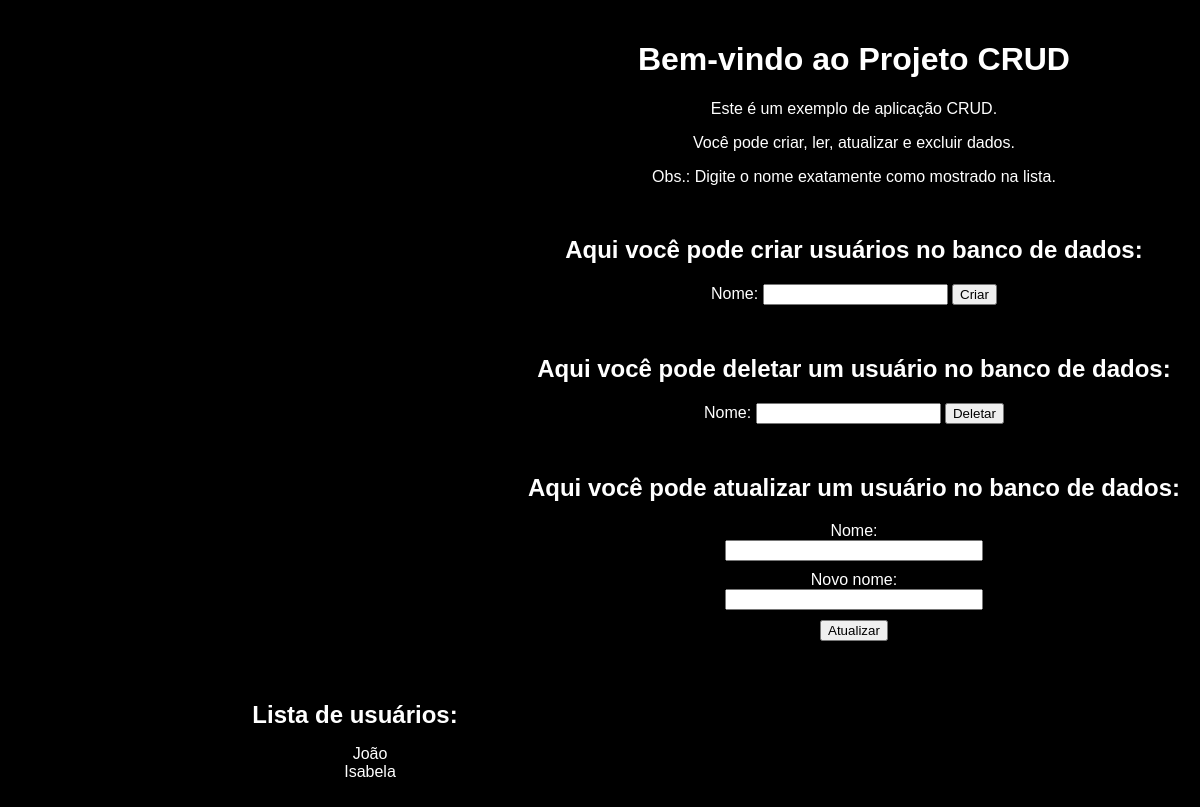
The app's page /, older data.
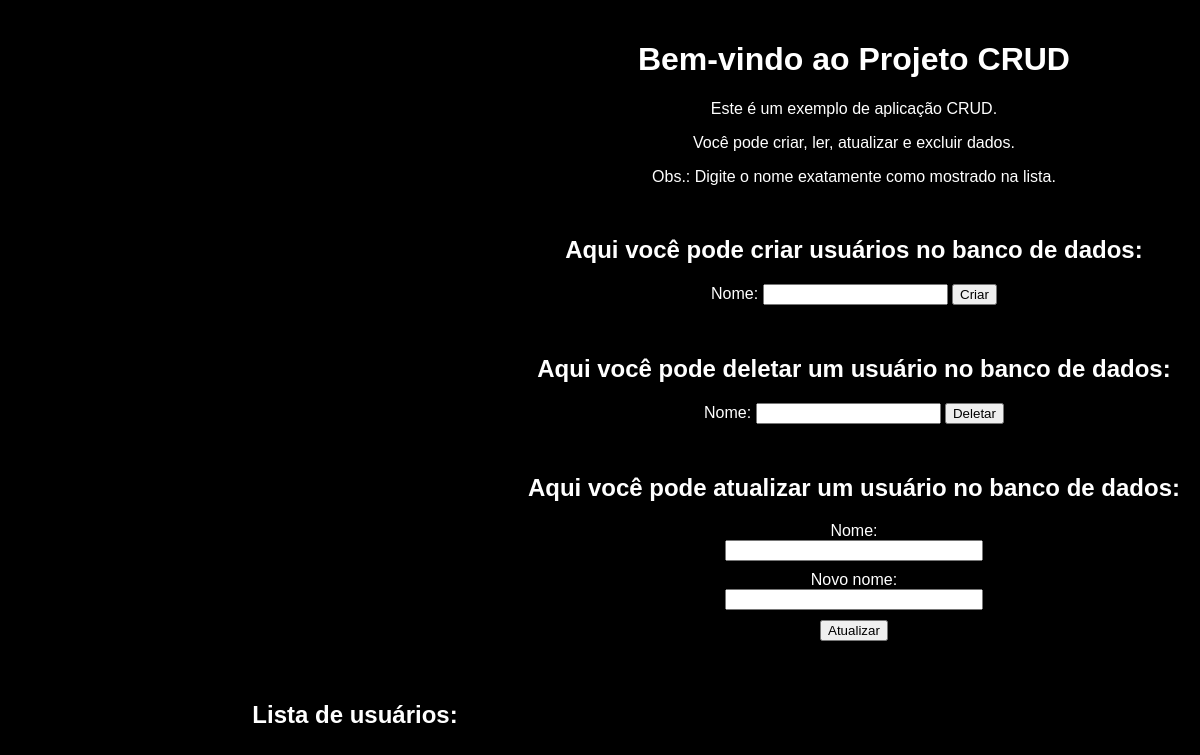
The same page, newer data.
### main.py (models this page shows)
class Usuario(Base):
    __tablename__ = 'usuarios'
    id = Column(Integer, primary_key=True, autoincrement=True)
    name = Column(String(40), unique=True)

### views.py (the view)
@app.route('/')
def index():
    sessao = _Sessao()
    usuarios = sessao.query(Usuario)
    return render_template('index.html', usuarios=usuarios)

### templates/index.html (shortened to what this page needs)
<!DOCTYPE html>
<html lang="pt-br, en">
<head>
    <link rel="stylesheet" href="/static/index.css">
</head>
<body>
    <div class="forms">
        <h1>Bem-vindo ao Projeto CRUD</h1>
        <p>Este é um exemplo de aplicação CRUD.</p>
        <p>Você pode criar, ler, atualizar e excluir dados.</p>
        <p>Obs.: Digite o nome exatamente como mostrado na lista.</p>
        <h2>Aqui você pode criar usuários no banco de dados:</h2>
        <form action='../create' method="post">
            <label for="name">Nome:</label>
            <input type="text" id="name" name="name" required>
            <button type="submit">Criar</button>
        </form>
        <h2>Aqui você pode deletar um usuário no banco de dados:</h2>
        <form action='../remove' method="post">
            <label for="name">Nome:</label>
            <input type="text" name="name" required>
            <button type="submit">Deletar</button>
        </form>
        <h2>Aqui você pode atualizar um usuário no banco de dados:</h2>
        <form action='../update' method="post">
            <label class="name_atual" for="name">Nome:</label>
            <input class="input_update" type="text" name="name" required>
            <label class="new_name" for="new_name">Novo nome:</label>
            <input class="input_update" type="text" name="new_name" required>
            <button class="bt_update" type="submit">Atualizar</button>
        </form>
    </div>
    <div class="painel">
        <h2>Lista de usuários:</h2>
        <ul>
            {% for conta in usuarios %}
                <li>{{ conta.name }}</li>
            {% endfor %}
        </ul>
    </div>
</body>
</html>

Row changes from the older to the newer data that the page shows:
removed Usuario: name "João"
removed Usuario: name "Isabela"
